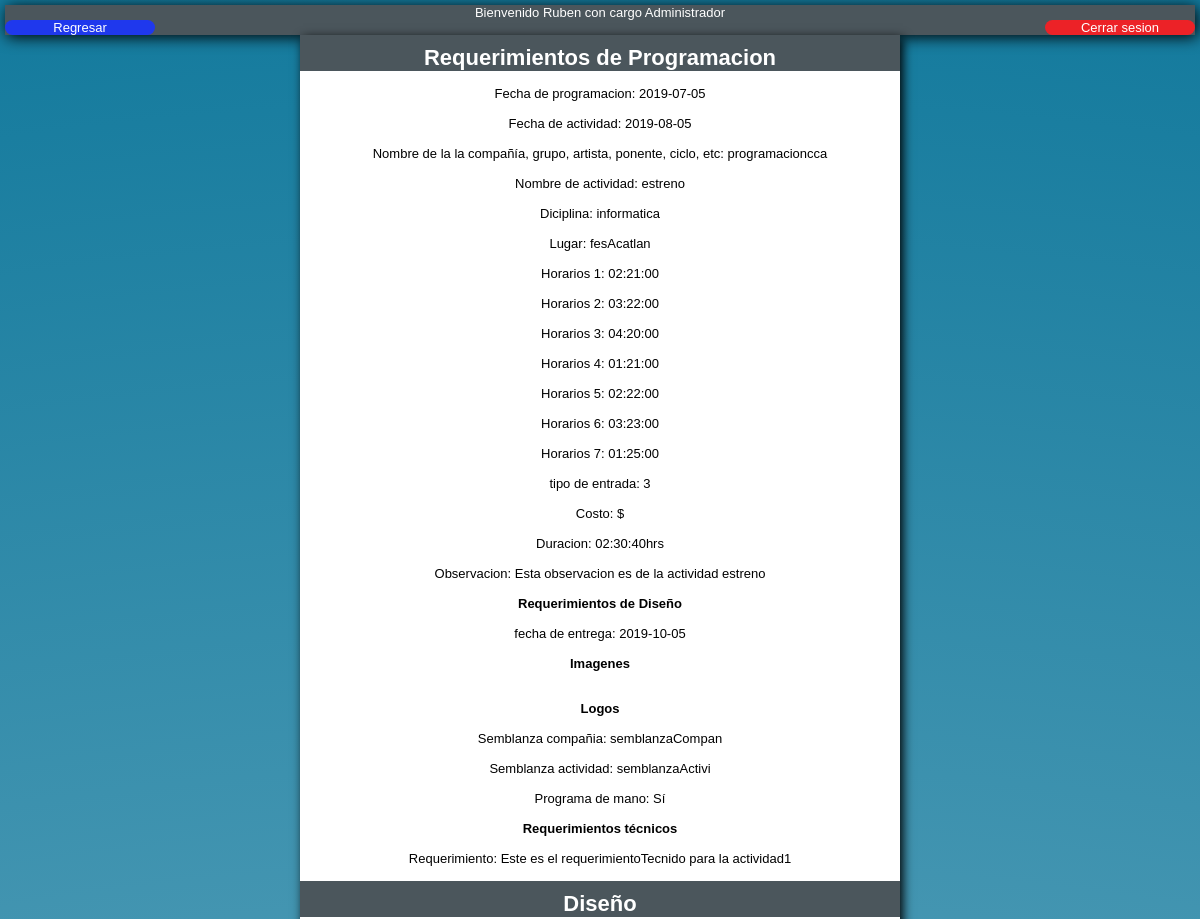
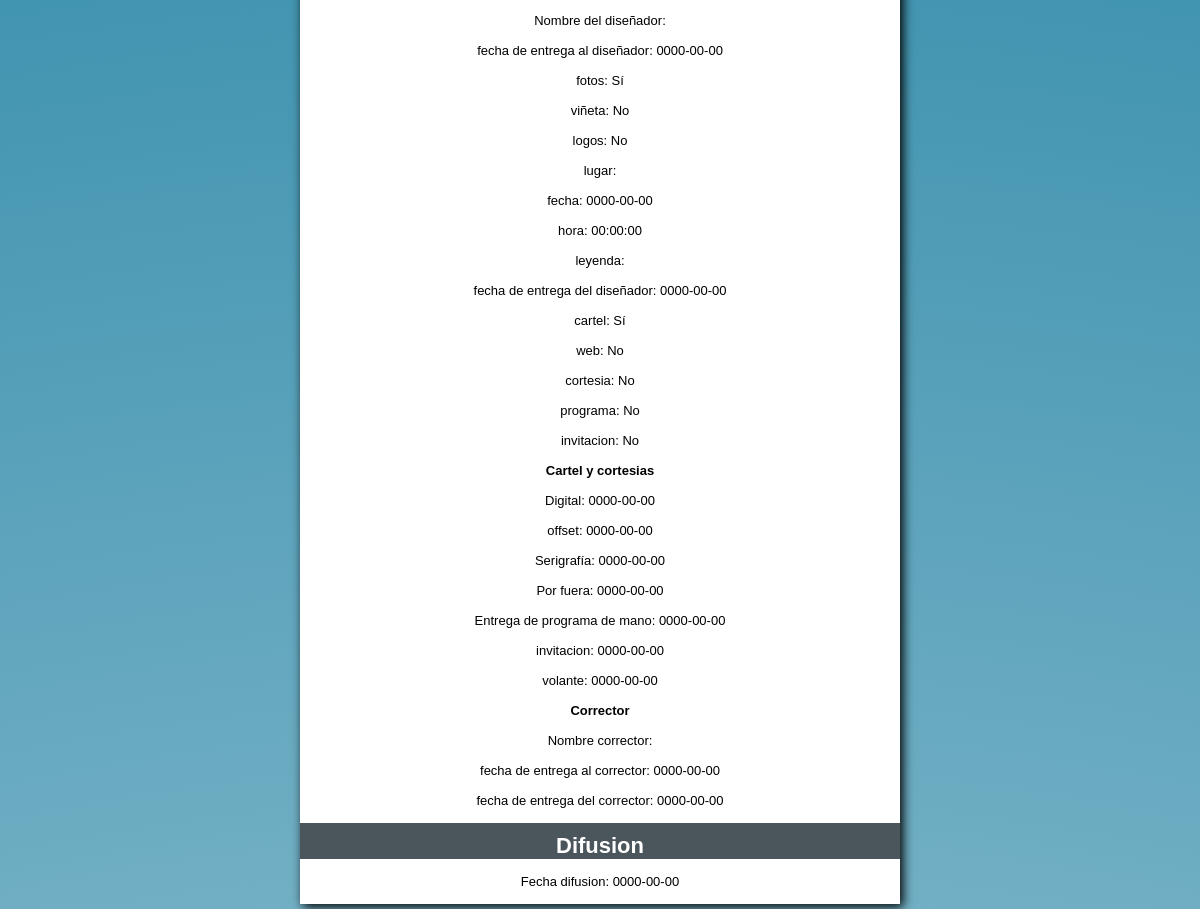
The page /vistas/activity.php?id=1 (signed in) on the database its author committed (2 pictures, top to bottom).
### tables this page shows
CREATE TABLE `Usuarios`
(
  `idUsuario` int(11) DEFAULT NULL AUTO_INCREMENT,
  `nombre` varchar(15) DEFAULT NULL,
  `username` varchar(15) DEFAULT NULL,
  `password` varchar(15) DEFAULT NULL,
  `idTipoUsuario` int(11) DEFAULT NULL,
   PRIMARY KEY (idUsuario),
   FOREIGN KEY (idTipoUsuario) REFERENCES TipoUsuarios(idTipoUsuario) ON DELETE CASCADE
);

CREATE TABLE `TipoUsuarios`
(
  `idTipoUsuario` int(11) DEFAULT NULL AUTO_INCREMENT,
  `nombreCargo` varchar(15) DEFAULT NULL,
  PRIMARY KEY (idTipoUsuario)
);

CREATE TABLE `Actividad`
(
  `idActividad` int(11) DEFAULT NULL AUTO_INCREMENT,
  `idProgramacion` int(11) DEFAULT NULL,
  `idDifusion` int(11) DEFAULT NULL,
  `idDiseno` int(11) DEFAULT NULL,
  PRIMARY KEY (idActividad),
  FOREIGN KEY (idProgramacion) REFERENCES Programacion(idProgramacion) ON DELETE CASCADE,
  FOREIGN KEY (idDifusion) REFERENCES Difusion(idDifusion) ON DELETE CASCADE,
  FOREIGN KEY (idDiseno) REFERENCES Diseno(idDiseno) ON DELETE CASCADE
);

CREATE TABLE `requerimientoActividad`
(
  `idRequerimientoActividad` int(11) DEFAULT NULL AUTO_INCREMENT,
  `fechaProgramacion` date DEFAULT NULL,
  `fechaEvento` date DEFAULT NULL,
  `nombreCompania` varchar(25) DEFAULT NULL,
  `nombreActividad` varchar(25) DEFAULT NULL,
  `disciplina` varchar(25) DEFAULT NULL,
  `lugar` varchar(25) DEFAULT NULL,
  `tipoEntrada` int(11) DEFAULT NULL,
  `costo` int(11) DEFAULT NULL,
  `duracion` time DEFAULT NULL,
  `observacion` varchar(500) DEFAULT NULL,
  PRIMARY KEY (idRequerimientoActividad)
);

CREATE TABLE `requerimientoDiseno`
(
  `idRequerimientoDiseno` int(11) DEFAULT NULL AUTO_INCREMENT,
  `fechaEntrega` date DEFAULT NULL,
  `semblanzaCompania` varchar(50) DEFAULT NULL,
  `semblanzaActividad` varchar(50) DEFAULT NULL,
  `programaMano` varchar(15) DEFAULT NULL,
  PRIMARY KEY (idRequerimientoDiseno)
);

CREATE TABLE `requerimientoTecnico`
(
  `idRequerimientoTecnico` int(11) DEFAULT NULL AUTO_INCREMENT,
  `requerimiento` varchar(100) DEFAULT NULL,
  `direccionPdf` varchar(100) DEFAULT NULL,
  PRIMARY KEY (idRequerimientoTecnico)
);

create TABLE `fase2`
(
  `idFase2` int(11) DEFAULT NULL AUTO_INCREMENT,
  `nombreDisenador` varchar(25) DEFAULT NULL,
  `fechaEntra` date DEFAULT NULL,
  `fotos` int(2) DEFAULT NULL,
  `vineta` int(2) DEFAULT NULL,
  `logos` int(2) DEFAULT NULL,
  `lugar` varchar(25) DEFAULT NULL,
  `fecha` date DEFAULT NULL,
  `hora` time DEFAULT NULL,
  `leyenda` varchar(25) DEFAULT NULL,
  `fechaSalida` date DEFAULT NULL,
  `cartel` int(2) DEFAULT NULL,
  `web` int(2) DEFAULT NULL,
  `cortesias` int(2) DEFAULT NULL,
  `programa` int(2) DEFAULT NULL,
  `invitacion` int(2) DEFAULT NULL,
  PRIMARY KEY (idfase2)
);

create TABLE `CartelyCortesias`
(
  `idCartelyCortesias` int(11) DEFAULT NULL AUTO_INCREMENT,
  `digital` date DEFAULT NULL,
  `offset` date DEFAULT NULL,
  `serigrafia` date DEFAULT NULL,
  `fuera` date DEFAULT NULL,
  `entregaPrograma` date DEFAULT NULL,
  `invitacion` date DEFAULT NULL,
  `volante` date DEFAULT NULL,
  PRIMARY KEY(idCartelyCortesias)
);

create TABLE `Corrector`
(
  `idCorrector` int(11) DEFAULT NULL AUTO_INCREMENT,
  `fechaEntra` date DEFAULT NULL,
  `nombreCorrector` varchar(25) DEFAULT NULL,
  `fechaSale` date DEFAULT NULL,
  PRIMARY KEY(idCorrector)
);

create TABLE `Difusion`
(
  `idDifusion` int(11) DEFAULT NULL AUTO_INCREMENT,
  `fechaDifusion` date DEFAULT NULL,
  PRIMARY KEY(idDifusion)
);

### includes/user.php (called while the page is built, shortened)
<?php
include 'db.php';
class User extends DB
{
	private $nombre;
	private $cargo;
	public function setUser($user)
	{
		$query = $this->connect()->prepare('SELECT u.nombre,u.username,t.nombreCargo
											FROM usuarios u, tipousuarios t
											WHERE u.idTipoUsuario = t.idTipoUsuario
											AND username = :user');
		$query->execute(['user' => $user]);
		foreach($query as $currentUser)
		{
			$this->nombre = $currentUser['nombre'];
			$this->cargo = $currentUser['nombreCargo'];
		}
	}
	public function getNombre()
	{
		return $this->nombre;
	}
	public function getCargo()
	{
		return $this->cargo;
	}
}
?>

### includes/db.php (called while the page is built)
<?php
class DB
{
	private $host;
	private $db;
	private $user;
	private $password;
	private $charset;
	public function __construct()
	{
		$this->host = 'localhost';
		$this->db = 'prueba';
		$this->user = 'root';
		$this->password = 'QQWWEERR1';
		$this->charset = 'utf8mb4';
	}
	public function connect()
	{
		try
		{
			$connection = "mysql:host=" . $this->host . ";dbname=" . $this->db . ";charset=" . $this->charset;
			$options = [PDO::ATTR_ERRMODE => PDO::ERRMODE_EXCEPTION,
						PDO::ATTR_EMULATE_PREPARES => false,];
			$pdo = new PDO($connection,$this->user,$this->password,$options);
			return $pdo;
		}
		catch(PDOException $e)
		{
			print_r("Error connection: " . $e->getMessage());
		}
	}
}
?>

### vistas/activity.php (the view, shortened to what this page needs)
<?php
    include_once '../includes/user.php';
    include_once '../includes/db.php';
    $userSession = new UserSession();
    $user = new User();
    if(isset($_SESSION['user']))
    {
        $user->setUser($userSession->getCurrentUser());
    }
    else
    {
        header("location: ../index.php");
    }
?>
<!DOCTYPE html>
<html>
    <head>
        <link rel="stylesheet" href="../styles/activityStylo.css">
    </head>
    <body>
        <header>
            <?php echo "<p>Bienvenido ".$user->getNombre()." con cargo ".$user->getCargo()."</p>"?>
            <a id = "botonRegresar" href="calendar.php">Regresar</a>
            <a id = "botonSalir" href="../includes/logout.php">Cerrar sesion</a>
        </header>
        <form>
        <div id="inicioSesion">
        <?php
            $db = new DB();
            if(isset($_GET['id']))
            {
                $id = $_GET['id'];
                $query = $db->connect()->prepare("SELECT *
                                                  FROM actividad a, programacion b, diseno c, difusion d,
                                                  requerimientoActividad e, requerimientodiseno f,
                                                  requerimientotecnico g, requerimientopago h,
                                                  fase2 i, cartelycortesias j,
                                                  corrector k
                                                  WHERE a.idProgramacion = b.idProgramacion
                                                  AND a.idDiseno = c.iddiseno
                                                  AND a.idDifusion = d.idDifusion
                                                  AND b.idRequerimientoActividad = e.idRequerimientoActividad
                                                  AND b.idRequerimientoDiseno = f.idRequerimientoDiseno
                                                  AND b.idRequerimientoTecnico = g.idRequerimientoTecnico
                                                  AND b.idRequerimientoPago = h.idRequerimientoPago
                                                  and c.idfase2 = i.idfase2
                                                  and c.idcartelycortesias = j.idcartelycortesias
                                                  AND c.idcorrector = k.idcorrector
                                                  AND a.idActividad = $id;
                                                  ");
                $query->execute();
                $query->setFetchMode(PDO::FETCH_NUM);
                $result = $query->fetchAll();
                if($query->rowCount())
                {
                    echo "<h1 id='cabecera'>Requerimientos de Programacion</h1><br>";
                    echo "<p>Fecha de programacion: ".$result[0][16]."</p><br>";
                    echo "<p>Fecha de actividad: ".$result[0][17]."</p><br>";
                    echo "<p>Nombre de la la compañía, grupo, artista, ponente, ciclo, etc: ".$result[0][18]."</p><br>";
                    echo "<p>Nombre de actividad: ".$result[0][19]."</p><br>";
                    echo "<p>Diciplina: ".$result[0][20]."</p><br>";
                    echo "<p>Lugar: ".$result[0][21]."</p><br>";
                    $query1 = $db->connect()->prepare("SELECT h.horario
                                                       FROM Actividad a, Programacion p, requerimientoActividad r, horario h
                                                       WHERE a.idProgramacion = p.idProgramacion
                                                       AND p.idRequerimientoActividad = r.idRequerimientoActividad
                                                       AND r.idRequerimientoActividad = h.idRequerimientoActividad
                                                       AND a.idActividad = $id;");
                    $query1->execute();
                    $query1->setFetchMode(PDO::FETCH_NUM);
                    $result1 = $query1->fetchAll();
                    for($i = 0 ; $i < count($result1) ; $i++)
                        echo "<p>Horarios ".($i+1).": ".$result1[$i][0]."</p><br>";
                    echo "<p>tipo de entrada: ".$result[0][22]."</p><br>";
                    echo "<p>Costo: $".$result[0][23]."</p><br>";
                    echo "<p>Duracion: ".$result[0][24]."hrs</p><br>";
                    echo "<p>Observacion: ".$result[0][25]."</p><br>";
                    echo "<h3>Requerimientos de Diseño</h3><br>";
                    echo "<p>fecha de entrega: ".$result[0][27]."</p><br>";
                    echo "<h2>Imagenes</h2><br>";
                    echo "<br><h2>Logos</h2><br>";
                    if($result[0][28] == "")
                    {
                        echo "<p>Semblanza compañia: N/A</p><br>";
                    }else
                    {
                        echo "<p>Semblanza compañia: ".utf8_decode($result[0][28])."</p><br>";
                    }
                    echo "<p>Semblanza actividad: ".utf8_decode($result[0][29])."</p><br>";
                    echo "<p>Programa de mano: ";
                    if($result[0][30] == 0)
                    echo "No";
                    else echo"Sí";
                    echo "</p><br>";
                    echo "<h3>Requerimientos técnicos</h3><br>";
                    echo "<p>Requerimiento: ".utf8_decode($result[0][32])."</p><br>";
                    echo "<h1 id='cabecera'>Diseño</h1><br>";
                    echo "<p>Nombre del diseñador: ".$result[0][39]."</p><br>";
                    echo "<p>fecha de entrega al diseñador: ".$result[0][40]."</p><br>";
                    echo "<p>fotos: ";
                    if($result[0][40] == 0)echo "No";
                    else echo "Sí";
                    echo "</p><br>";
                    echo "<p>viñeta: ";
                    if($result[0][41] == 0)echo "No";
                    else echo "Sí";
                    echo "</p><br>";
                    echo "<p>logos: ";
                    if($result[0][42] == 0)echo "No";
                    else echo "Sí";
                    echo "</p><br>";
                    echo "<p>lugar: ".$result[0][44]."</p><br>";
                    echo "<p>fecha: ".$result[0][45]."</p><br>";
                    echo "<p>hora: ".$result[0][46]."</p><br>";
                    echo "<p>leyenda: ".$result[0][47]."</p><br>";
                    echo "<p>fecha de entrega del diseñador: ".$result[0][48]."</p><br>";
                    echo "<p>cartel: ";
                    if($result[0][48] == 0)echo "No";
                    else echo "Sí";
                    echo "</p><br>";
                    echo "<p>web: ";
                    if($result[0][49] == 0)echo "No";
                    else echo "Sí";
                    echo "</p><br>";
                    echo "<p>cortesia: ";
                    if($result[0][50] == 0)echo "No";
                    else echo "Sí";
                    echo "</p><br>";
                    echo "<p>programa: ";
                    if($result[0][51] == 0)echo "No";
                    else echo "Sí";
                    echo "</p><br>";
                    echo "<p>invitacion: ";
                    if($result[0][52] == 0)echo "No";
                    else echo "Sí";
                    echo "</p><br>";
                    echo "<h3>Cartel y cortesias</h3><br>";
                    echo "<p>Digital: ".$result[0][55]."</p><br>";
                    echo "<p>offset: ".$result[0][56]."</p><br>";
                    echo "<p>Serigrafía: ".$result[0][57]."</p><br>";
                    echo "<p>Por fuera: ".$result[0][58]."</p><br>";
                    echo "<p>Entrega de programa de mano: ".$result[0][59]."</p><br>";
                    echo "<p>invitacion: ".$result[0][60]."</p><br>";
                    echo "<p>volante: ".$result[0][61]."</p><br>";
                    echo "<h3>Corrector</h3><br>";
                    echo "<p>Nombre corrector: ".utf8_decode(utf8_encode($result[0][64]))."</p><br>";
                    echo "<p>fecha de entrega al corrector: ".$result[0][63]."</p><br>";
                    echo "<p>fecha de entrega del corrector: ".$result[0][65]."</p><br>";
                    echo "<h1 id='cabecera'>Difusion</h1><br>";
                    echo "<p>Fecha difusion: ".$result[0][14]."</p><br>";
                }
                else
                {
                    echo "Hubo un error al cargar la actividad";
                }
            }
            else
            {
                header("location: ../vistas/calendar.php");
            }
            ?>
        </div>
        </form>
    </body>
</html>

### styles/activityStylo.css (style rules this page uses)
* { padding: 0px; margin: 0px; font-family: Verdana, Geneva, Tahoma, sans-serif; font-size: 13px; }
body { display:flexbox; flex-direction: column; background-image: radial-gradient(circle,rgb(255,255,255),rgb(19,122,157)); background-repeat: no-repeat; background-size: 100% 500%; text-align: center; margin: 5px; }
header { background-color: rgb(75,86,92); height: 30px; color: white; font-size: 20px; display: grid; grid-template-columns: 150px 1fr 150px; box-shadow: 2px 2px 15px black; }
header p { grid-column: 2/3; }
#botonRegresar { grid-column: 1/2; background-color: rgb(31,56,237); color: white; text-align: center; width: 150px; text-decoration: none; border-radius: 8px; }
#botonSalir { grid-column: 3/4; background-color: rgb(236,34,39); color: white; text-align: center; width: 150px; text-decoration: none; border-radius: 8px; }
#cabecera { background-color: rgb(75,86,92); color: white; height: 20%; width: 100%; padding-top: 10px; font-size: 22px; }
#inicioSesion { margin: auto; grid-area: b; background-color: white; width: 600px; height: 100%; box-shadow: 3px 3px 10px; }

### rows shown on the page
usuarios: nombre "Ruben", idTipoUsuario.nombreCargo "Administrador"
actividad: requerimientoactividad.fechaProgramacion "2019-07-05", requerimientoactividad.fechaEvento "2019-08-05", requerimientoactividad.nombreCompania "programacioncca", requerimientoactividad.nombreActividad "estreno", requerimientoactividad.disciplina "informatica", requerimientoactividad.lugar "fesAcatlan", requerimientoactividad.tipoEntrada "3", requerimientoactividad.duracion "02:30:40", requerimientoactividad.observacion "Esta observacion es de la actividad estreno", requerimientodiseno.fechaEntrega "2019-10-05", requerimientodiseno.semblanzaCompania "semblanzaCompan", requerimientodiseno.semblanzaActividad "semblanzaActivi", requerimientotecnico.requerimiento "Este es el requerimientoTecnido para la actividad1", fase2.fechaEntra "0000-00-00", fase2.fecha "0000-00-00", fase2.hora "00:00:00", fase2.fechaSalida "0000-00-00", cartelycortesias.digital "0000-00-00", cartelycortesias.offset "0000-00-00", cartelycortesias.serigrafia "0000-00-00", cartelycortesias.fuera "0000-00-00", cartelycortesias.entregaPrograma "0000-00-00", cartelycortesias.invitacion "0000-00-00", cartelycortesias.volante "0000-00-00", corrector.fechaEntra "0000-00-00", corrector.fechaSale "0000-00-00", idDifusion.fechaDifusion "0000-00-00"

### other values the page prints
$result1[$i][0] "02:21:00"
$result1[$i][0] "03:22:00"
$result1[$i][0] "04:20:00"
$result1[$i][0] "01:21:00"
$result1[$i][0] "02:22:00"
$result1[$i][0] "03:23:00"
$result1[$i][0] "01:25:00"
